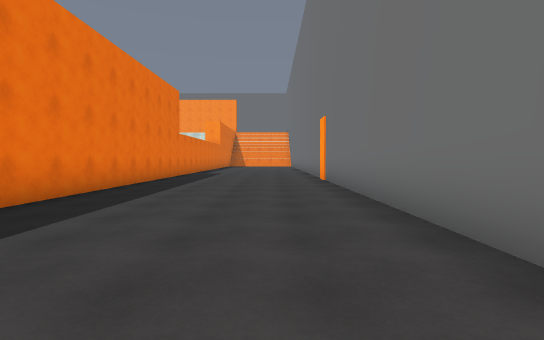
[1] (above)

24 first-person views from a walk through a 3-D level made in the Unity game engine. The camera is 1.3 m above the floor, tilts 2° down and sees 80° across. The floor is counted in squares, 2 m on a side. Each view is taken from the middle of a square. On the plan, view 1 faces up. The plan holds only what a view shows up to about 10 squares ahead; the rest is blank. The place goes on beyond the plan. The player is left out. Some surface patterns are stand-ins.

[2]
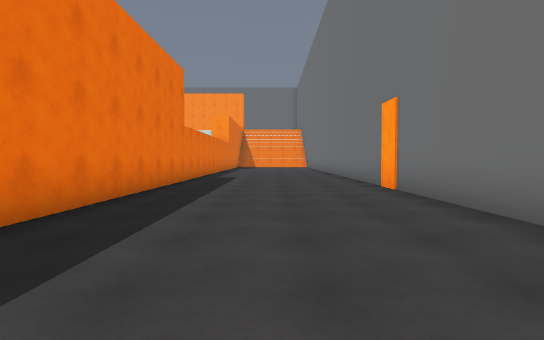

[3]
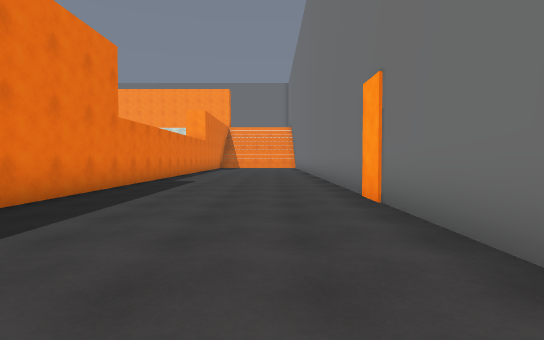

[4]
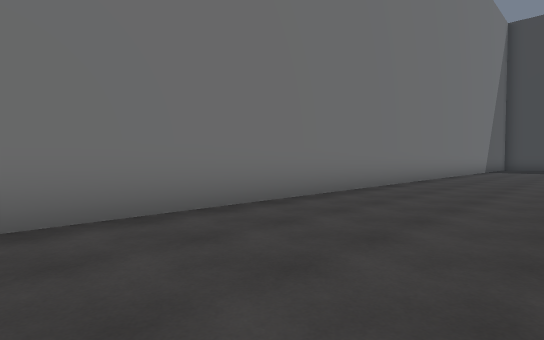

[5]
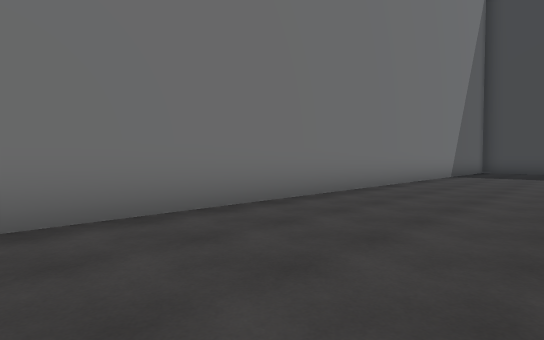

[6]
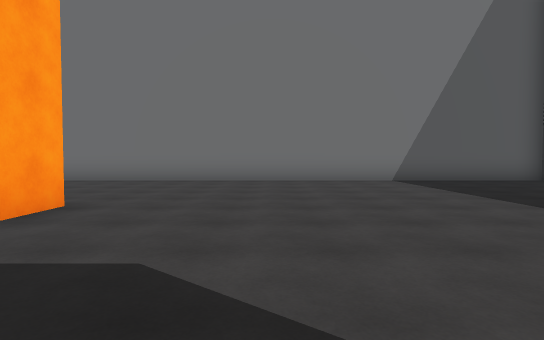

[7]
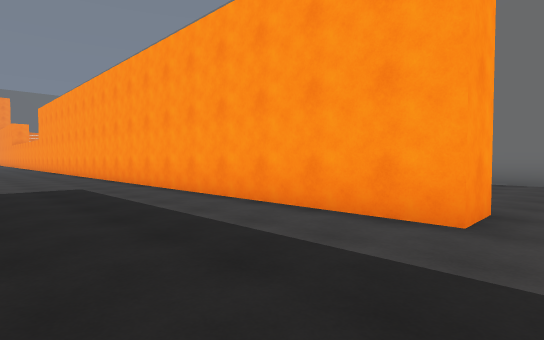

[8]
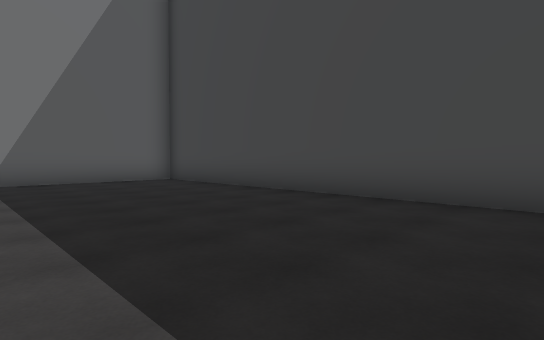

[9]
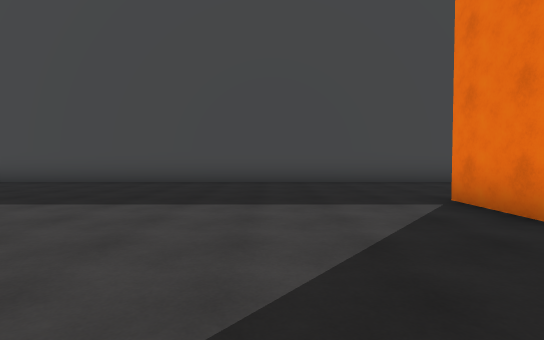

[10]
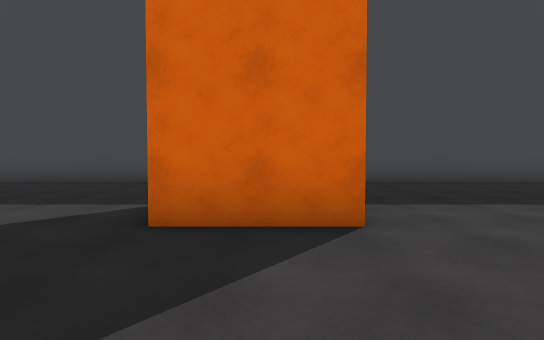

[11]
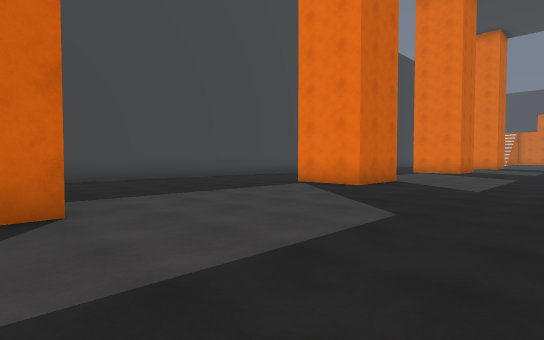

[12]
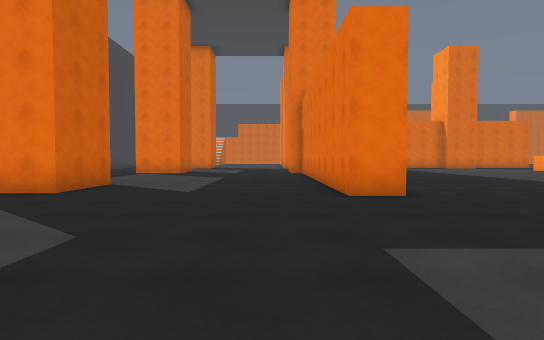

[13]
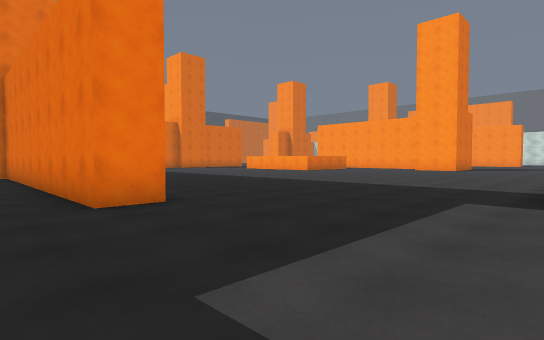

[14]
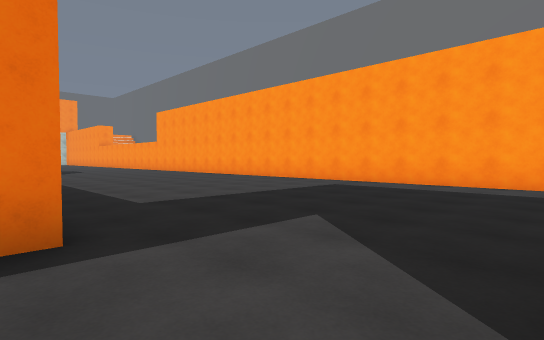

[15]
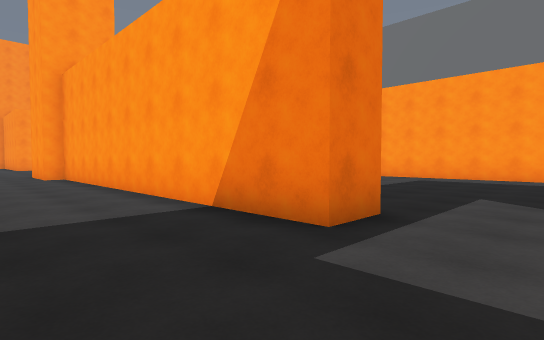

[16]
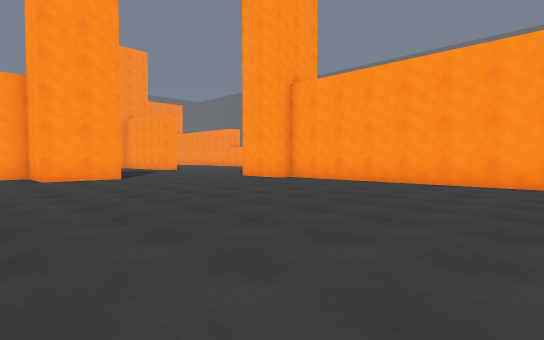

[17]
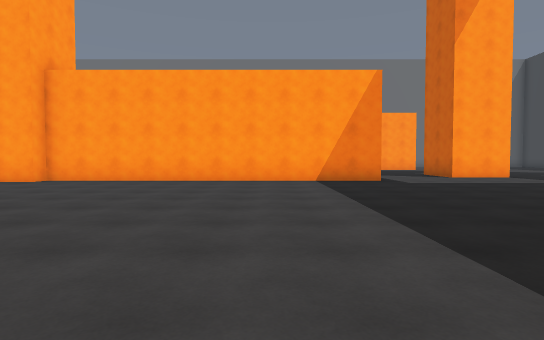

[18]
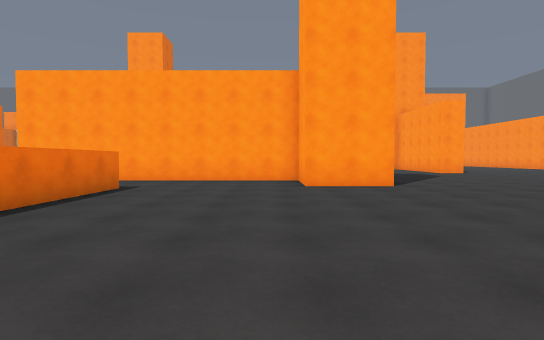

[19]
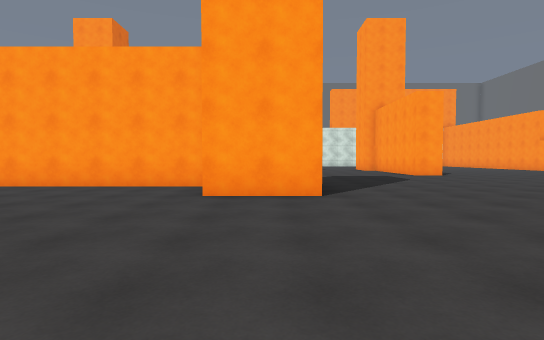

[20]
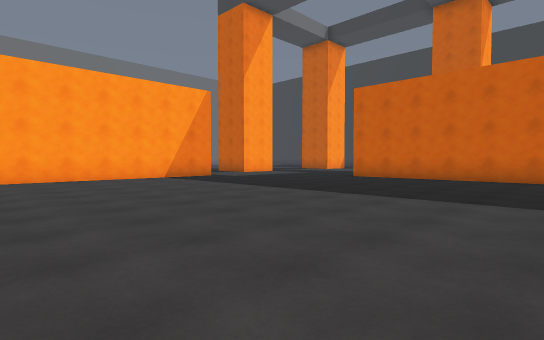

[21]
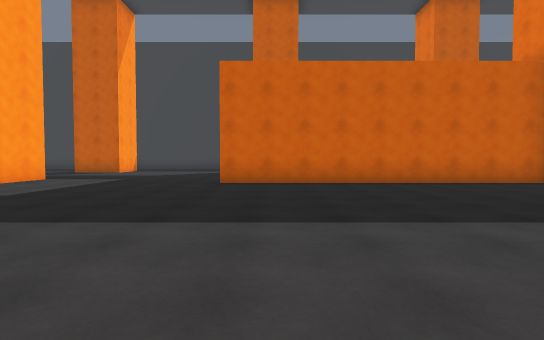

[22]
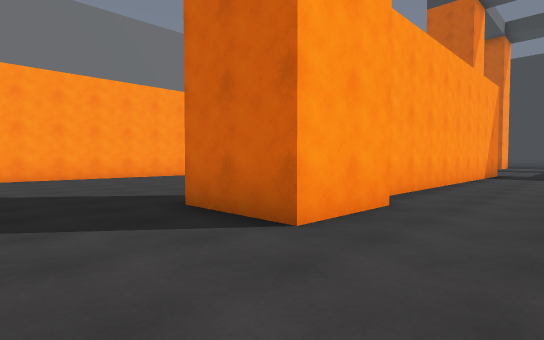

[23]
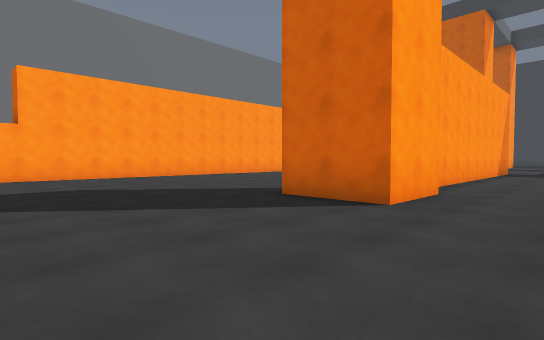

[24]
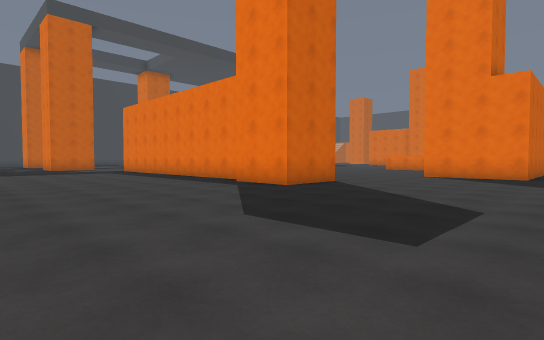

### Floor plan
Points are (right, up) in squares from view 1. A wall is a line through its corners. A room is listed if a view was taken in it or the views show most of it. See-through windows are left out.
Room 1 (views 1, 2, 3, 4, 5, 6, 7, 8, 9, 10, 11, 12, 13, 14, 15, 16, 17, 18, 19, 20, 21, 22, 23, 24)
walls: (-12.4, -2.2) (-13.5, -2.2) (-13.5, 7.6) (-14, 7.6) (-14, 9.6) (-11.9, 9.6) (-11.9, 7.6); (-11.9, -7) (-11.9, -5.4); (-3.5, -7.2) (-4.6, -7.2) (-4.6, 2.8); (-12, -12.1) (-9.8, -12.1) (-9.8, -14.1); (-4.6, 9.1) (-4.6, 13); (-18, 10.6) (-20.2, 10.6) (-20.2, 12.6) (-24.5, 12.6); (-24.5, -5.7) (-17.6, -5.7) (-17.6, -6.7) (-24.5, -6.7); (-20.2, -12.1) (-18.1, -12.1) (-18.1, -14.1); (-18.8, 13.6) (-18.1, 13.6) (-18.1, 12.9); (-3.6, 15) (-3.6, 4.1); (-18.6, -18) (1.6, -18) (1.6, 15)

Where each view was taken, in squares from view 1:
view 1: 0 up, 0 right, facing up
view 2: 3 up, 1 left, facing up
view 3: 5 up, 0 right, facing up
view 4: 4 up, 2 left, facing down-right
view 5: 1 down, 2 left, facing down-right
view 6: 10 down, 8 left, facing right
view 7: 8 down, 8 left, facing up-right
view 8: 13 down, 8 left, facing down-right
view 9: 9 down, 7 left, facing down
view 10: 9 down, 11 left, facing down
view 11: 8 down, 11 left, facing down-left
view 12: 8 down, 12 left, facing left
view 13: 8 down, 13 left, facing up-left
view 14: 5 down, 13 left, facing up-right
view 15: 4 down, 16 left, facing up-right
view 16: 0 up, 22 left, facing up-right
view 17: 1 up, 23 left, facing right
view 18: 3 up, 21 left, facing up
view 19: 5 up, 19 left, facing up
view 20: 5 up, 24 left, facing down-right
view 21: 3 up, 19 left, facing down
view 22: 12 up, 16 left, facing down-right
view 23: 14 up, 16 left, facing down-right
view 24: 15 up, 6 left, facing down-left
